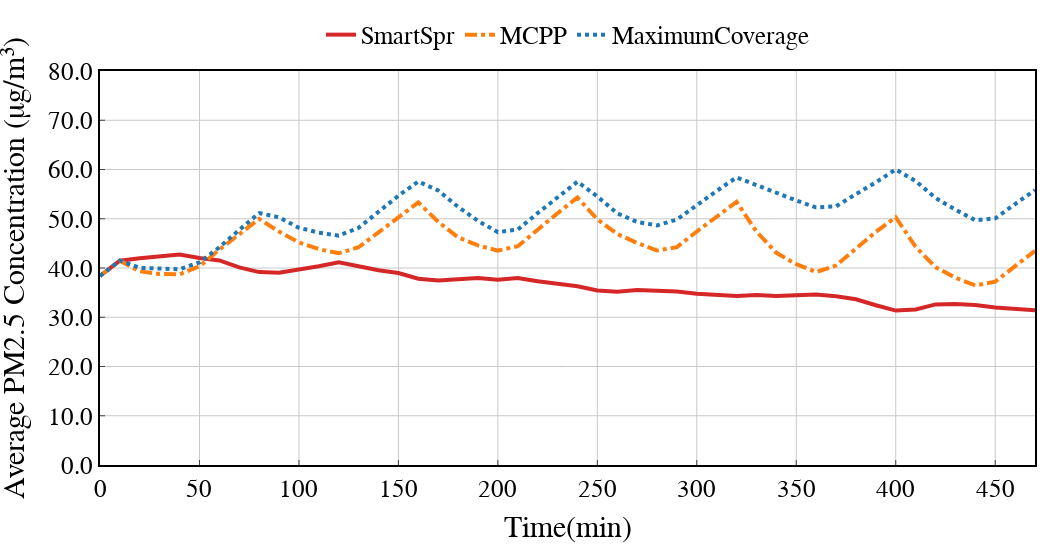

The notebook cell this image was saved under:
### Code cell
width = 1050
height = 550
linewidth = 4
markersymbol={'FH':4, 'HEUR':17, 'DDRL':2}
markersize = 1
linetype = {'Low':'dot','Medium':'dashdot','High':'solid'}
# colors_dict = ['#3D9182','#C74223','#245C8F', '#FF8C00']
# colors_dict = ['#2ca02c', '#d62728', '#1f77b4']
colors_dict = ['#d62728', '#ff7f0e', '#1f77b4']
labels = []
Time_deadline = 48
for i in range(Time_deadline):
    labels.append(int(i*10))

xtitle = 'Time(min)'
ytitle = 'Average PM2.5 Concentration (μg/m³)'

fig = go.Figure()

fig.add_trace(go.Scatter(
    x=labels, 
    y=strategy_meanpm[0][2][0:Time_deadline], 
    name='SmartSpr', 
    mode='lines', 
    line=dict(color=colors_dict[0],dash=linetype['High'], width=linewidth),))
fig.add_trace(go.Scatter(
    x=labels, 
    y=strategy_meanpm[1][2][0:Time_deadline], 
    name='MCPP', 
    mode='lines', 
    line=dict(color=colors_dict[1],dash=linetype['Medium'], width=linewidth),))
fig.add_trace(go.Scatter(
    x=labels, 
    y=strategy_meanpm[2][2][0:Time_deadline], 
    name='MaximumCoverage', 
    mode='lines', 
    line=dict(color=colors_dict[2],dash=linetype['Low'], width=linewidth),))

fig = line_update_fig(fig, xtitle, ytitle, width=width, height=height)
fig.update_xaxes(title_text=xtitle, title_font=dict(size=30),tickfont=dict(size=25))
fig.update_yaxes(title_text=ytitle, title_font=dict(size=30),tickfont=dict(size=25))
fig.update_layout(
    yaxis=dict(range=[0, 80]),
    legend=dict(font=dict(size=25), x=0.5, y=1.15)) # name size
fig.show()
filename = './outputs/png/line_timeAveragePollution-teamsize3-linetype.png'
print(filename)
# fig.write_image(filename, scale=1)

### Figure 1 — Plotly figure (JSON) as saved in the notebook; plotly's stock layout.template omitted (floating-point values rounded to 4 significant figures)
{"data": [{"line": {"color": "#d62728", "dash": "solid", "width": 4}, "mode": "lines", "name": "SmartSpr", "type": "scatter", "x": [0, 10, 20, 30, 40, 50, 60, 70, 80, 90, 100, 110, 120, 130, 140, 150, 160, 170, 180, 190, 200, 210, 220, 230, 240, 250, 260, 270, 280, 290, 300, 310, 320, 330, 340, 350, 360, 370, 380, 390, 400, 410, 420, 430, 440, 450, 460, 470], "y": [38.38, 41.48, 41.96, 42.43, 42.75, 42.04, 41.53, 40.13, 39.16, 39.02, 39.59, 40.36, 41.14, 40.37, 39.53, 38.99, 37.83, 37.49, 37.82, 37.98, 37.59, 37.98, 37.31, 36.74, 36.29, 35.44, 35.19, 35.53, 35.46, 35.24, 34.77, 34.64, 34.32, 34.5, 34.31, 34.48, 34.6, 34.26, 33.65, 32.44, 31.36, 31.59, 32.61, 32.7, 32.51, 32.0, 31.75, 31.44]}, {"line": {"color": "#ff7f0e", "dash": "dashdot", "width": 4}, "mode": "lines", "name": "MCPP", "type": "scatter", "x": [0, 10, 20, 30, 40, 50, 60, 70, 80, 90, 100, 110, 120, 130, 140, 150, 160, 170, 180, 190, 200, 210, 220, 230, 240, 250, 260, 270, 280, 290, 300, 310, 320, 330, 340, 350, 360, 370, 380, 390, 400, 410, 420, 430, 440, 450, 460, 470], "y": [38.37, 41.47, 39.33, 38.77, 38.74, 40.33, 43.72, 46.9, 49.98, 47.39, 45.19, 43.83, 42.99, 44.21, 47.32, 50.33, 53.31, 49.38, 46.22, 44.58, 43.54, 44.41, 47.81, 51.12, 54.32, 49.88, 46.89, 45.08, 43.55, 44.23, 47.42, 50.47, 53.43, 47.37, 43.08, 40.77, 39.19, 40.51, 43.98, 47.35, 50.31, 44.3, 40.16, 38.04, 36.45, 37.22, 40.39, 43.46]}, {"line": {"color": "#1f77b4", "dash": "dot", "width": 4}, "mode": "lines", "name": "MaximumCoverage", "type": "scatter", "x": [0, 10, 20, 30, 40, 50, 60, 70, 80, 90, 100, 110, 120, 130, 140, 150, 160, 170, 180, 190, 200, 210, 220, 230, 240, 250, 260, 270, 280, 290, 300, 310, 320, 330, 340, 350, 360, 370, 380, 390, 400, 410, 420, 430, 440, 450, 460, 470], "y": [38.4, 41.51, 40.03, 39.85, 39.75, 41.14, 44.21, 47.73, 51.16, 50.29, 48.17, 47.18, 46.57, 48.16, 51.46, 54.67, 57.56, 55.74, 52.41, 49.57, 47.27, 47.8, 51.14, 54.38, 57.52, 54.52, 51.1, 49.35, 48.65, 49.84, 52.82, 55.65, 58.39, 56.82, 55.07, 53.71, 52.28, 52.54, 55.0, 57.39, 60.02, 57.66, 54.22, 51.83, 49.7, 50.07, 52.98, 55.81]}], "layout": {"font": {"color": "rgb(0, 0, 0)", "family": "Arial", "size": 30}, "height": 550, "legend": {"font": {"size": 25}, "orientation": "h", "title": {"text": ""}, "x": 0.5, "xanchor": "center", "y": 1.15, "yanchor": "top"}, "margin": {"b": 15, "l": 15, "r": 15, "t": 15}, "plot_bgcolor": "rgb(255,255,255)", "width": 1050, "xaxis": {"gridcolor": "rgb(200, 200, 200)", "linecolor": "rgb(0, 0, 0)", "linewidth": 2, "mirror": true, "showline": true, "tickfont": {"size": 25}, "ticks": "inside", "title": {"font": {"size": 30}, "text": "Time(min)"}}, "yaxis": {"gridcolor": "rgb(200, 200, 200)", "linecolor": "rgb(0, 0, 0)", "linewidth": 2, "mirror": true, "range": [0, 80], "showline": true, "tickfont": {"size": 25}, "tickformat": ".1f", "ticks": "inside", "title": {"font": {"size": 30}, "text": "Average PM2.5 Concentration (μg/m³)"}}}}
